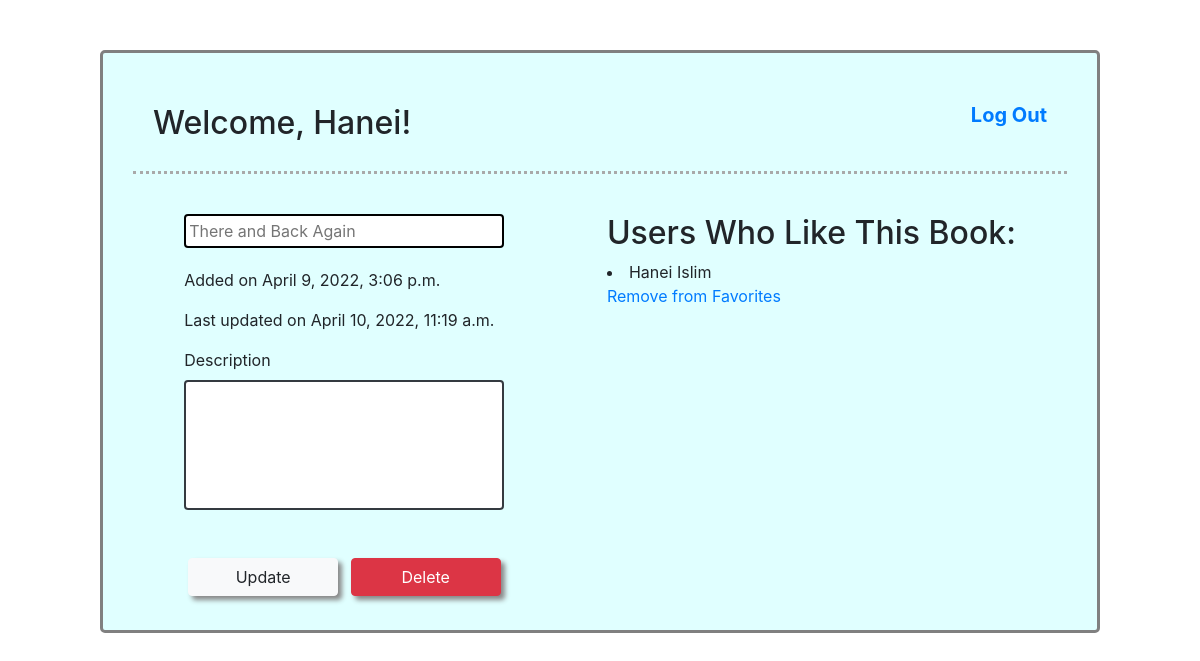
Screenshot of /books/4 (signed in) with the database file from the repository.
### main/models.py (models this page shows)
class User(models.Model):
    first_name = models.CharField(max_length=100)
    last_name = models.CharField(max_length=100)
    email = models.EmailField(max_length=100)
    password = models.CharField(max_length=100)
    created_at = models.DateTimeField(auto_now_add = True)
    updated_at = models.DateTimeField(auto_now = True)
    objects = UserManager()

class Book(models.Model):
    title = models.CharField(max_length=100)
    description = models.TextField()
    uploaded_by = models.ForeignKey(User, related_name="books_uploaded", on_delete=models.CASCADE)
    users_who_like = models.ManyToManyField(User, related_name="liked_books")
    created_at = models.DateTimeField(auto_now_add = True)
    updated_at = models.DateTimeField(auto_now = True)
    objects = BookManager()

### main/views.py (the view)
# urls.py: path('books/<int:book_id>', views.view_book),
def view_book(request, book_id):
    if 'user_id' in request.session:
        context = {
            "book" :  Book.objects.get(id=book_id),
            "user" : User.objects.get(id=request.session['user_id']),
            "all_books" : Book.objects.all()
        }
        return render(request, 'update.html', context)

### main/templates/update.html (shortened to what this page needs)
<!DOCTYPE html>
<html lang="en">
<head>
    {% load static %}
    <link rel="stylesheet" href="https://maxcdn.bootstrapcdn.com/bootstrap/4.0.0/css/bootstrap.min.css"/>
    <link rel="stylesheet" type="text/css" href="{% static 'style3.css' %}">
</head>
<body>
    <div class="container">
        <div class="nav-bar">
            <div class="greeting">
                <h2>Welcome, {{user.first_name}}!</h2>
            </div>
            <div class="font-weight-bold h5">
                <p><a href="/logout" class="font-weight-bold">Log Out</a></p>
            </div>
        </div>
        <div class="books">
            <div class="form">
                <form action="/update_book/{{book.id}}" method="POST">
                    <input type="text" name="book_title_edit" placeholder="{{book.title}}">
                    <p>Added on {{book.uploaded_by.created_at}}</p>
                    <p>Last updated on {{book.uploaded_by.updated_at}}</p>
                    <label class="align-top" for="book_description_edit">
                        Description
                    </label>
                    <textarea class="border-dark"
                    style="resize: none;"
                    type="text"
                    rows="5"
                    placeholder="{{book.description}}"
                    name="book_description_edit">
                    </textarea><br>
                    <button class="btn btn-light m-1" type="submit">Update</button>
                    <a id="a" href="/delete/{{book.id}}" class="btn btn-danger m-1">Delete</a>
                </form>
            </div>
            <div class="liked">
                <h2>Users Who Like This Book:</h2>
                {% for user in book.users_who_like.all %}
                <li>{{user.first_name}} {{user.last_name}}</li>
                {% endfor %}
                {% if user in book.users_who_like.all %}
                <a href="/remove_from_favorites/{{book.id}}">Remove from Favorites</a>
                {% else %}
                <a href="/add_to_favorites/{{book.id}}">Add to Favorites</a>
                {% endif %}
            </div>
        </div>
    </div>
</body>
</html>

### main/static/style3.css (style rules this page uses)
.container { width: 1000px; margin: 50px auto; border: 3px solid gray; padding: 30px; border-radius: 5px; background-color: lightcyan; }
.nav-bar { display: flex; justify-content: space-between; align-items: center; border-bottom: 3px dotted darkgrey; margin-bottom: 40px; padding: 20px; }
input, textarea { padding: 3px; border: 2px solid #000; border-radius: 4px; display: block; width: 320px; margin-bottom: 20px; }
button, #a { width: 150px; box-shadow: 4px 4px 5px #888888; }
.books { display: flex; justify-content: space-around; }

### rows the page displays
User: first_name "Hanei", last_name "Islim"
Book: book_title_edit "There and Back Again", uploaded_by.created_at "April 9, 2022, 3:06 p.m.", uploaded_by.updated_at "April 10, 2022, 11:19 a.m."
